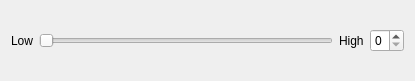
<?xml version="1.0" encoding="UTF-8"?>
<ui version="4.0">
 <class>Form</class>
 <widget class="QWidget" name="Form">
  <property name="geometry">
   <rect>
    <x>0</x>
    <y>0</y>
    <width>415</width>
    <height>81</height>
   </rect>
  </property>
  <property name="windowTitle">
   <string>Form</string>
  </property>
  <layout class="QGridLayout" name="gridLayout">
   <item row="0" column="0">
    <layout class="QHBoxLayout" name="horizontalLayout">
     <item>
      <widget class="QLabel" name="label">
       <property name="text">
        <string>Low</string>
       </property>
      </widget>
     </item>
     <item>
      <widget class="QSlider" name="slider_value">
       <property name="maximum">
        <number>1</number>
       </property>
       <property name="pageStep">
        <number>1</number>
       </property>
       <property name="orientation">
        <enum>Qt::Horizontal</enum>
       </property>
      </widget>
     </item>
     <item>
      <widget class="QLabel" name="label_2">
       <property name="text">
        <string>High</string>
       </property>
      </widget>
     </item>
     <item>
      <widget class="QSpinBox" name="spinbox_value">
       <property name="maximum">
        <number>1</number>
       </property>
      </widget>
     </item>
    </layout>
   </item>
  </layout>
 </widget>
 <resources/>
 <connections/>
</ui>
